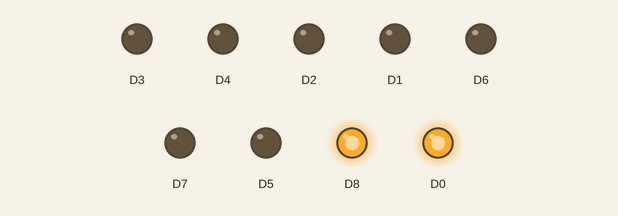
Recording of a sketch running on a simulated ESP8266 (NodeMCU). Shown: output pins drawn as LEDs (lit = HIGH).

Above: at 0.05 s.
At 0.75 s:
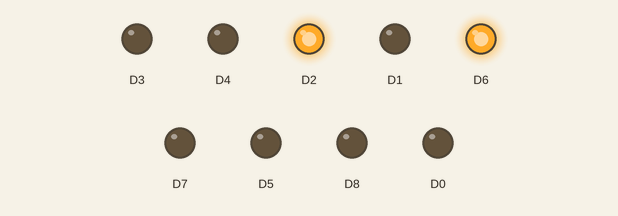
At 1.45 s:
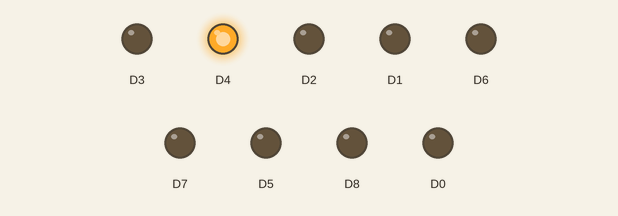
At 2.15 s:
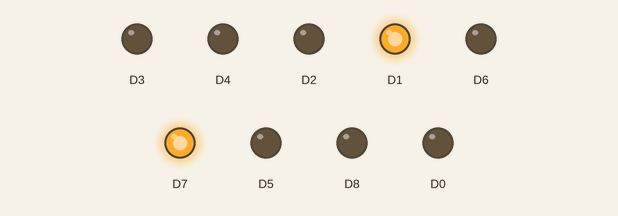
At 2.85 s:
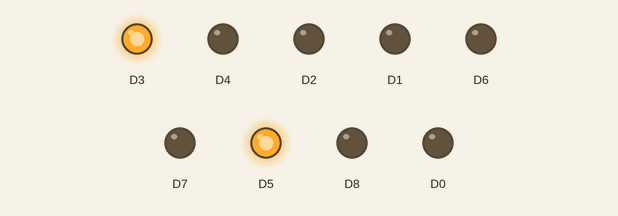
Timing chart, 0 to 3.1 s (numbered marks = the images above):
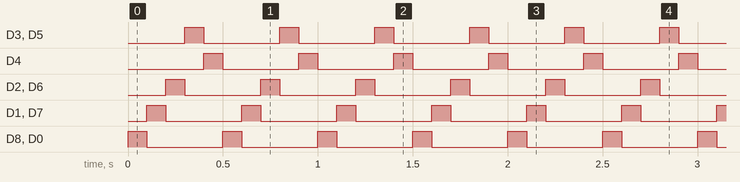

The sketch:

blink_button_using_while.ino
```cpp
void setup() {
  // put your setup code here, to run once:
Serial.begin(115200);
pinMode(D0,OUTPUT);
pinMode(D1,OUTPUT);
pinMode(D2,OUTPUT);
pinMode(D3,OUTPUT);
pinMode(D4,OUTPUT);
pinMode(D5,OUTPUT);
pinMode(D6,OUTPUT);
pinMode(D7,OUTPUT);
pinMode(D8,OUTPUT);}

void loop() {
digitalWrite(D0,HIGH);
digitalWrite(D8,HIGH);
delay(100);
digitalWrite(D0,LOW);
digitalWrite(D8,LOW);
digitalWrite(D1,HIGH);
 digitalWrite(D7,HIGH);
 delay(100);
 digitalWrite(D1,LOW);
 digitalWrite(D7,LOW);
 digitalWrite(D2,HIGH);
 digitalWrite(D6,HIGH);
 delay(100);
 digitalWrite(D2,LOW);
digitalWrite(D6,LOW);
digitalWrite(D3,HIGH);
digitalWrite(D5,HIGH);
delay(100);
digitalWrite(D3,LOW);
digitalWrite(D5,LOW);
digitalWrite(D4,HIGH);
delay(100);
digitalWrite(D4,LOW);}
```

Measured:
- by itself, D3, D4, D2, D1, D6, D7, D5, D8, D0: alternates HIGH for 0.10 s and LOW for 0.40 s
